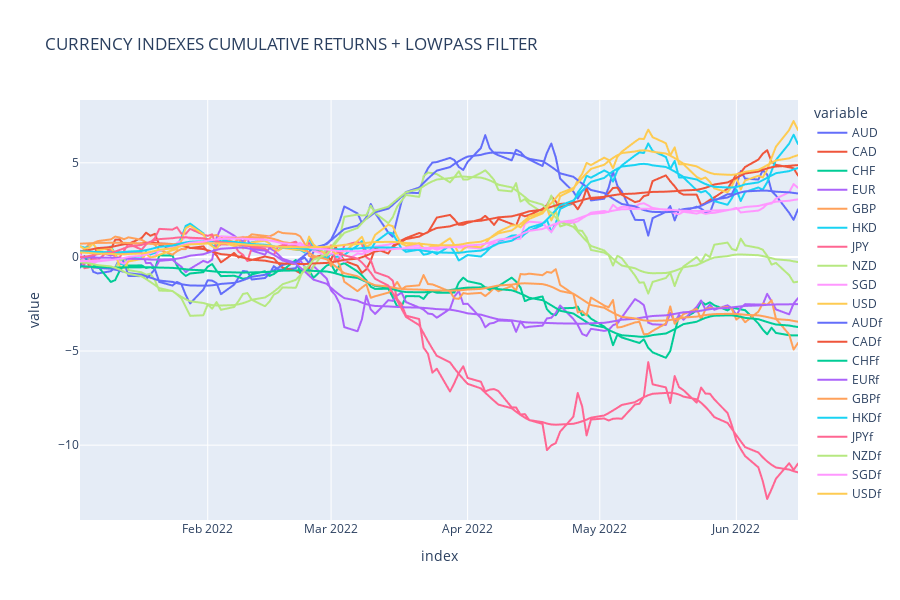

Source (notebook cell):
### Markdown cell above
2. FILTERING NOISE WITH A LOWPASS FILTER

### Code cell
# 2. FILTERING NOISE WITH A LOWPASS FILTER

# import libraries for the model
import numpy as np
import pandas as pd
import scipy.signal as signal

# history parameters
sta = 2022 # start year
end = 2022 # end year

# importing database: indexes (idxs) and symbols (syms)
idxs = pd.read_csv('bin/db/indexes/'+str(sta)+'/changs.csv', index_col=0)
syms = pd.read_csv('bin/db/instruments/'+str(sta)+'/changs.csv', index_col=0)
for i in range(1,end-sta):
    idx2 = pd.read_csv('bin/db/indexes/'+str(sta+i)+'/changs.csv', index_col=0)
    idxs  = pd.concat([idxs, idx2])
    sym2 = pd.read_csv('bin/db/instruments/'+str(sta+i)+'/changs.csv', index_col=0)
    syms  = pd.concat([syms, sym2])

idxs = idxs.cumsum()

# lowpass filter
def lowpass( array ):
    # buterworth filter parameters
    N = 2  # filter order
    Wn = 0.07  # cutoff frequency
    B, A = signal.butter(N, Wn, output='ba')
    # apply lowpass filter
    return signal.filtfilt(B, A, array, method="gust")
    

lp = pd.DataFrame(index=idxs.index, columns=idxs.columns+'f')
lp = pd.merge(idxs, lp, left_index=True, right_index=True )
lp = lp.fillna(0)

for ccy in idxs.columns:
    lp[ccy+'f'] = lowpass(lp[ccy])


# plotting ccy indexes cumulative returns
plt = lp.plot(x=lp.index, y=lp.columns, height=600, title='CURRENCY INDEXES CUMULATIVE RETURNS + LOWPASS FILTER')
plt.show()
